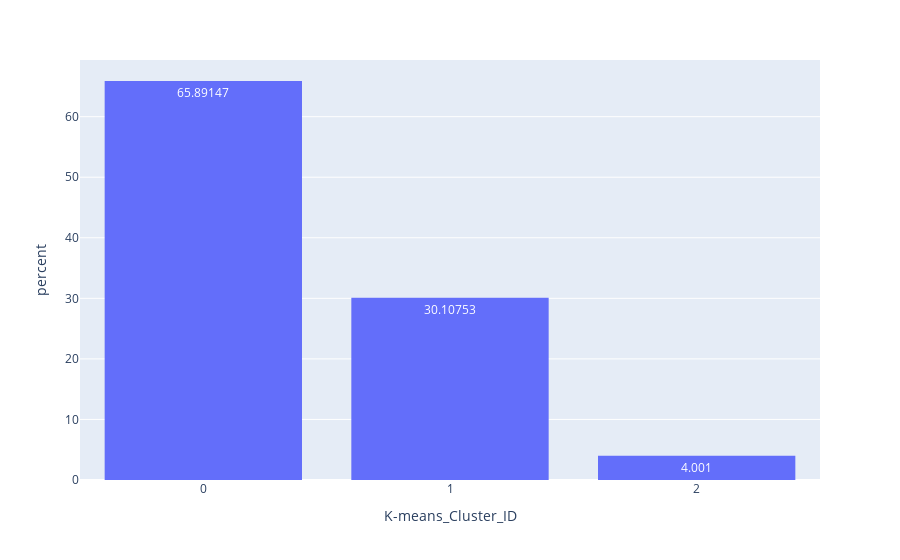

The cell this chart's notebook holds for it:
### Code cell
from plotly.offline import init_notebook_mode
init_notebook_mode(connected = True)
import plotly.express as px


fig = px.histogram(in_dt3, x="K-means_Cluster_ID", nbins=3, text_auto=True, histnorm='percent')
fig.update_layout(bargap=0.2)
fig.update_xaxes(dtick=1)
fig.show()

### Figure 1 — Plotly figure (JSON) as saved in the notebook; plotly's stock layout.template omitted (floating-point values rounded to 4 significant figures; data arrays with more than 128 entries replaced by an {"elided": "..."} marker saying what was removed)
{"data": [{"alignmentgroup": "True", "bingroup": "x", "histnorm": "percent", "hovertemplate": "K-means_Cluster_ID=%{x}<br>percent=%{y}<extra></extra>", "legendgroup": "", "marker": {"color": "#636efa", "pattern": {"shape": ""}}, "name": "", "nbinsx": 3, "offsetgroup": "", "orientation": "v", "showlegend": false, "texttemplate": "%{value}", "type": "histogram", "x": {"elided": "3999 int values"}, "xaxis": "x", "yaxis": "y"}], "layout": {"bargap": 0.2, "barmode": "relative", "legend": {"tracegroupgap": 0}, "margin": {"t": 60}, "xaxis": {"anchor": "y", "domain": [0, 1], "dtick": 1, "title": {"text": "K-means_Cluster_ID"}}, "yaxis": {"anchor": "x", "domain": [0, 1], "title": {"text": "percent"}}}}
